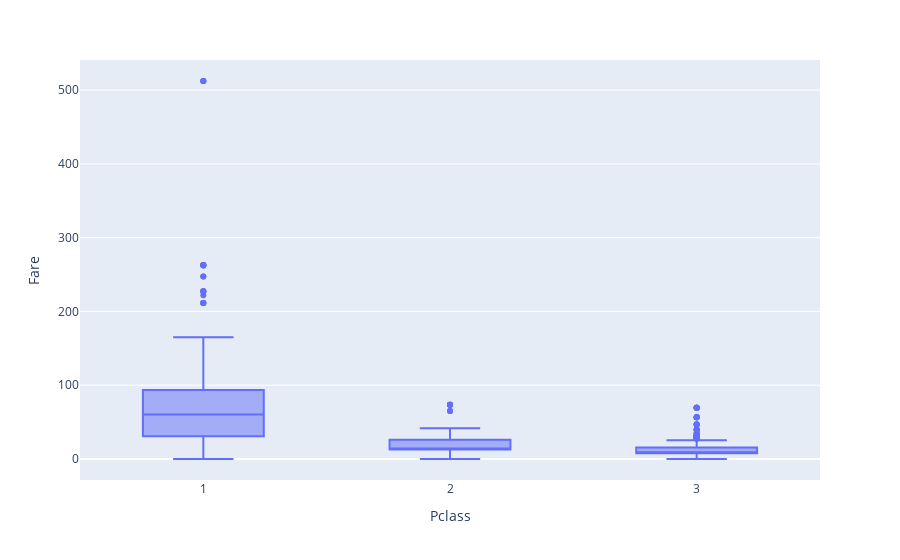

Source (notebook cell):
### Code cell
fig = px.box(titanic, x='Pclass', y="Fare")
title ='Fare Distribution Boxplot By Pclass'
fig.show()

### Figure 1 — Plotly figure (JSON) as saved in the notebook; plotly's stock layout.template omitted (floating-point values rounded to 4 significant figures; data arrays with more than 128 entries replaced by an {"elided": "..."} marker saying what was removed)
{"data": [{"alignmentgroup": "True", "hovertemplate": "Pclass=%{x}<br>Fare=%{y}<extra></extra>", "legendgroup": "", "marker": {"color": "#636efa"}, "name": "", "notched": false, "offsetgroup": "", "orientation": "v", "showlegend": false, "type": "box", "x": {"elided": "891 int values"}, "x0": " ", "xaxis": "x", "y": {"elided": "891 float values"}, "y0": " ", "yaxis": "y"}], "layout": {"boxmode": "group", "legend": {"tracegroupgap": 0}, "margin": {"t": 60}, "xaxis": {"anchor": "y", "domain": [0, 1], "title": {"text": "Pclass"}}, "yaxis": {"anchor": "x", "domain": [0, 1], "title": {"text": "Fare"}}}}
